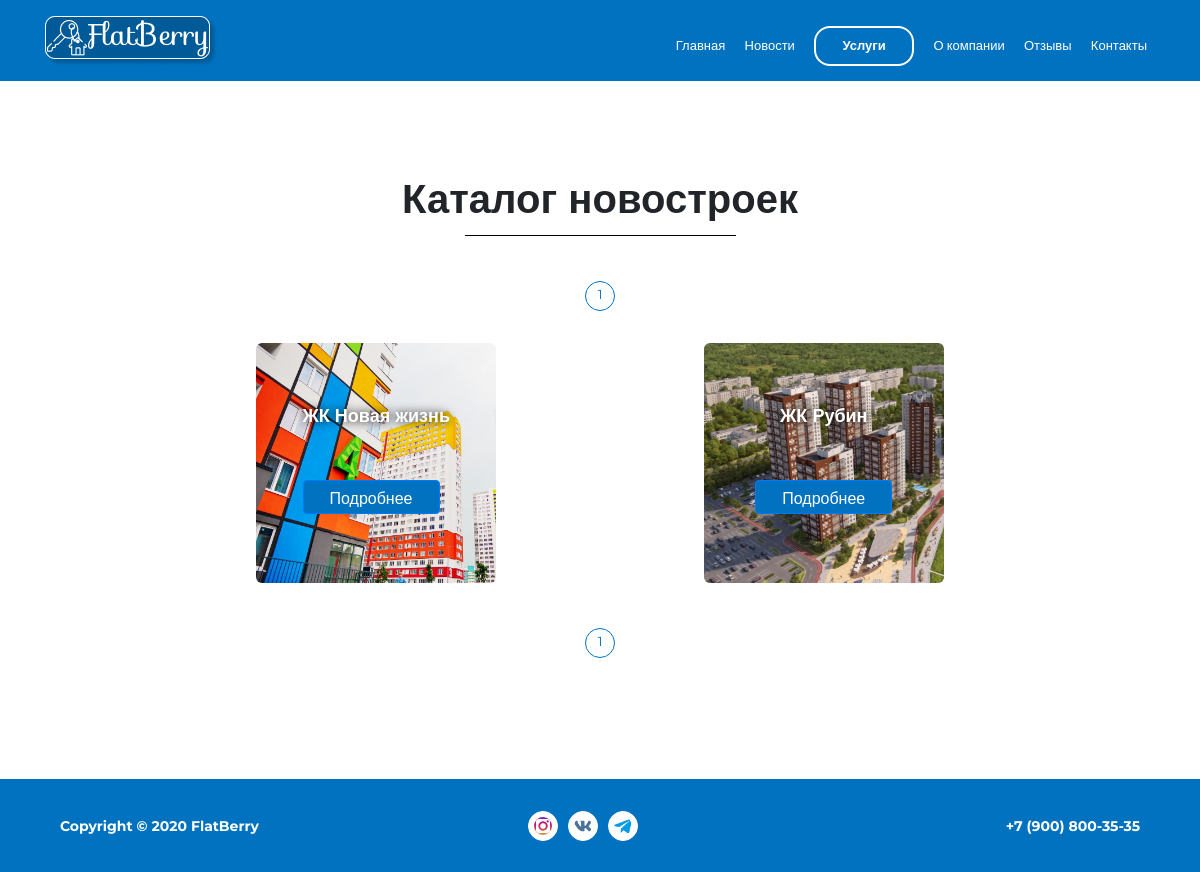
The page /service/catalog-nb/ on the database its author committed.
### service/models.py (models this page shows, shortened)
class Complex(models.Model):
    name = models.CharField(max_length=50, verbose_name='Название')
    slug = models.SlugField(blank=True, verbose_name='Слаг')
    description = models.TextField(verbose_name='Описание')
    lat = models.FloatField(blank=True, null=True, verbose_name='Широта')
    lon = models.FloatField(blank=True, null=True, verbose_name='Долгота')
    img = models.ImageField(upload_to='complex/', verbose_name='Превью')
    class Meta:
        verbose_name = 'Жилой комплекс'
        verbose_name_plural = 'Жилые комплексы'

### service/views.py (the view)
# urls.py: path('catalog-nb/', views.catalog_nb, name='catalog_nb'),
def catalog_nb(request):
    active = ['service']
    complex_list = Complex.objects.all()
    paginator = Paginator(complex_list, 3)
    page = request.GET.get('page')
    try:
        complexes = paginator.page(page)
    except PageNotAnInteger:
        complexes = paginator.page(1)
    except EmptyPage:
        complexes = paginator.page(paginator.num_pages)
    page_range = paginator.page_range
    return render(request, 'service/catalog-nb.html', {"complexes": complexes,
                                                       "page_range": page_range,
                                                       "active": active})

### service/templates/service/catalog-nb.html (shortened to what this page needs)
{% extends 'base.html' %}
{% block content %}
{% load static %}
<div class="container block">
      <div class="container">
          <div class="row">
              <div class="col-lg-10 offset-1">
                  <h1>Каталог новостроек</h1>
                  <hr width="271px">
                  <nav class="page-nav articles-nav">
                    <ul class="pagination">
                        {% for n in complexes.paginator.page_range %}
                            {% if n > complexes.number|add:-4 and n < complexes.number|add:4 %}
                                 <li class="pagination-item">
                                     <a href='?page={{ n }}{% if request.GET.q %}&q={{ request.GET.q }}{% endif %}'>
                                         <p class="page-num {% if n == complexes.number %}page-action{% endif %}">{{ n }}</p>
                                     </a>
                                 </li>
                            {% endif %}
                        {% endfor %}
                    </ul>
                </nav>
                <div class="building-cards">
                    {% for complex in complexes %}
                    <div class="building-card" style="background-image: url({{ complex.img.url }}); ">
                        <div class="card-info">
                            <p class="option-info-text card-title">{{ complex.name }}</p>
                                <a href="{% url 'complex-detail' slug=complex.slug %}">
                                    <button class="btn btn-primary read-more" >
                                        Подробнее
                                    </button>
                                </a>
                        </div>
                    </div>
                    {% endfor %}
                </div>
                <nav class="page-nav articles-nav ">
                    <ul class="pagination">
                        {% for n in complexes.paginator.page_range %}
                            {% if n > complexes.number|add:-4 and n < complexes.number|add:4 %}
                                 <li class="pagination-item">
                                     <a href='?page={{ n }}{% if request.GET.q %}&q={{ request.GET.q }}{% endif %}'>
                                         <p class="page-num {% if n == complexes.number %}page-action{% endif %}">{{ n }}</p>
                                     </a>
                                 </li>
                            {% endif %}
                        {% endfor %}
                    </ul>
                </nav>
              </div>
          </div>
      </div>
  </div>
{% endblock %}

### mainApp/static/mainApp/css/style.css (style rules this page uses)
body { font-family: 'Montserrat', sans-serif; font-size: 13px; height: 100%; }
.block { text-align: center; justify-content: center; }
h1 { font-size: 36; font-weight: 700; padding-top: 100px; line-height: 36px; }
hr { color: #fff; text-align: center; margin: 18px auto; border-color:#000; }
.page-nav { display: flex; justify-content: center; margin: 0 auto; }
.pagination-item { text-align: center; }
.page-num { width: 30px; height: 30px; padding-top: 3px; transition: border 1s ease-out; }
.page-action, .page-num:hover { border: 1px solid #0072C0; border-radius: 50%; color: #0072C0; }
.btn-primary { display: block; width: 137px; }
.articles-nav { margin-top: 45px; }
.option-info-text { font-size: 18px; margin: 0; padding: 0; color: #fff; text-decoration: underline; }
.building-cards { display: flex; justify-content: space-around; }
.building-card { width: 240px; height: 240px; background-size: cover; border: transparent; border-radius: 6px; display: flex; }
.card-info { margin: 0 auto; }
.card-title { text-decoration: none; font-weight: 700; text-shadow: #000 0 0 10px; text-align: center; padding: 60px 0 50px; }
.read-more { height: 34px; font-size: 16px; padding: auto; background-color: #0072C0; }
button, button:active, button:focus { outline: none; }

### rows shown on the page
Complex: img (picture), name "ЖК Новая жизнь"
Complex: img (picture), name "ЖК Рубин"

### other values the page prints
{{ n }} "1"
